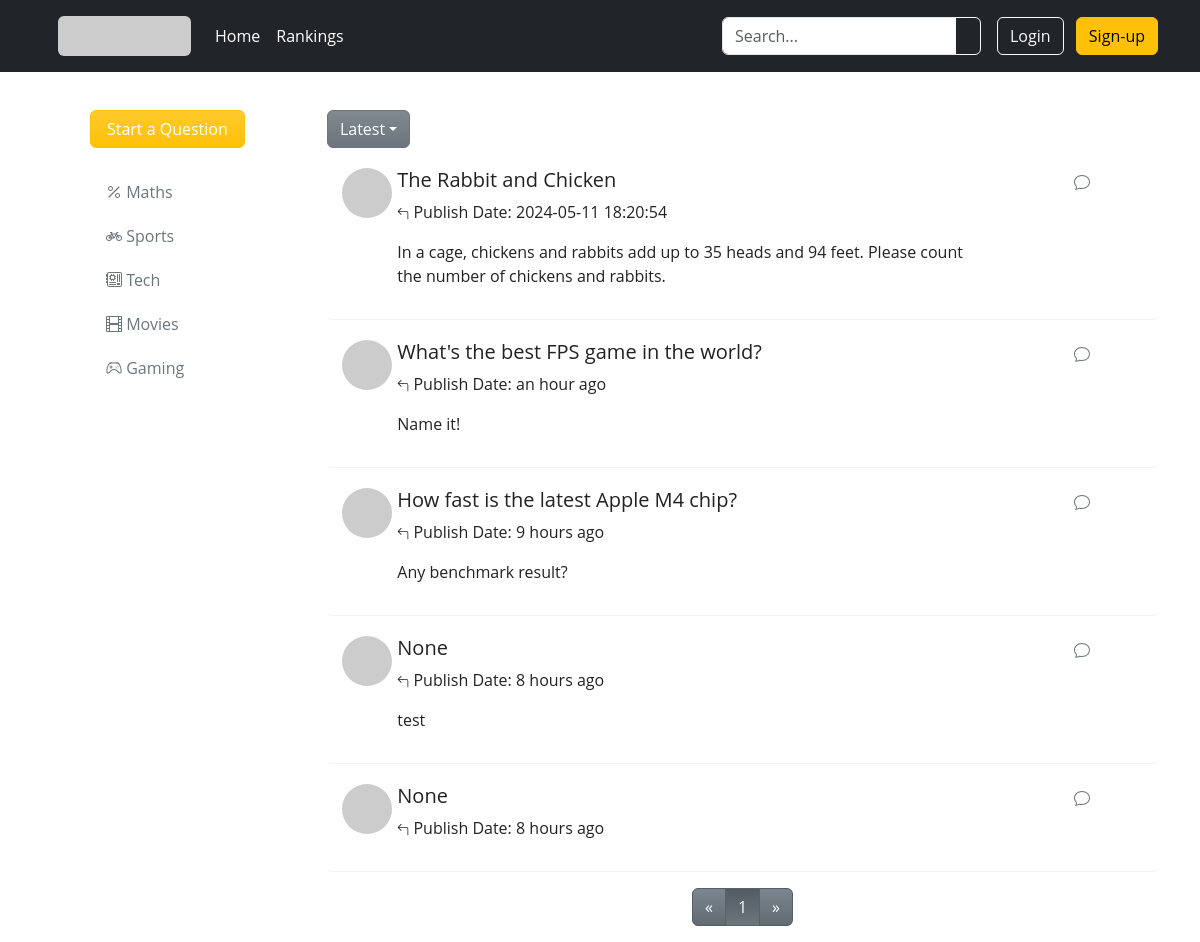
The page / on the database its author committed.
### app/models.py (models this page shows, shortened)
class Category(db.Model):
    id = db.Column(db.Integer, primary_key=True)
    name = db.Column(db.String(32), unique=True)
    iconClass = db.Column(db.String(32))
    posts = db.relationship('Post', backref='category', lazy='dynamic')

class Post(db.Model):
    id = db.Column(db.Integer, primary_key=True)
    title = db.Column(db.String(64))
    body = db.Column(db.String(1024))
    timestamp = db.Column(db.DateTime, index=True, default=datetime.utcnow)
    author_id = db.Column(db.Integer, db.ForeignKey('user.id'), index=True)
    category_id = db.Column(db.Integer, db.ForeignKey('category.id'), index=True)
    comments = db.relationship('Comment', backref='post', lazy='dynamic')
    is_solved = db.Column(db.Boolean, default=False)

### app/routes.py (the view)
@app.route('/')
def index():
    page = request.args.get('page', 1, type=int)
    paginate = Post.query.paginate(page=int(page), per_page=7)
    categories = Category.query.all()
    return render_template('index.html', user=current_user, categories=categories, paginate=paginate)

### app/templates/index.html (shortened to what this page needs)
{% extends "base.html" %}
{% block style %}
<link rel="stylesheet" href="{{ url_for('static', filename='css/index.css') }}" />
{% endblock %}
{% block main %}
<div class="container">
    <div class="row clearfix">
        <div class="homepage-nav col-md-3 column">
            <a class="btn btn-warning bg-gradient text-white px-3 mx-5" href="{{ url_for('newDiscussion') }}">Start a Question</a>
            <ul class="nav flex-column mt-4 mx-5">
                {% for category in categories %}
                <li class="nav-item mb-1">
                    <a class="nav-link text-secondary" href="?category={{ category.id }}">
                        <i class="{{ category.iconClass }}"></i>
                        <span class="Button-label">{{ category.name }}</span>
                    </a>
                </li>
                {% endfor %}
            </ul>
        </div>
        <div class="homepage-results col-md-9 column">
            <div class="dropdown">
                <button type="button" class="btn btn-secondary bg-gradient dropdown-toggle" data-bs-toggle="dropdown">Latest</button>
            </div>
            {% if paginate.total == 0 %}
            <h4 class="text-center mt-4" role="alert">
                No discussions found.
            </h4>
            {% else %}
            <ul class="discussion-list list-unstyled">
                {% for post in paginate.items %}
                <li>
                    <div class="row clearfix">
                        <div class="col-md-10 column row clearfix">
                            <div class="col-md-1 column">
                                <img alt="50x50" src='https://placehold.co/50x50' class="rounded-circle" style="width: 50px; height: 50px;" />
                            </div>
                            <div class="col-md-11">
                                <h5>
                                    {{ post.title }}
                                </h5>
                                <p>
                                     Publish Date: <span id="humanTimestamp_{{ post.id }}"></span>
                                </p>
                                <p>
                                    {{ post.body }}
                                </p>
                            </div>
                        </div>
                        <div class="col-md-2 column">
                            <div class="row clearfix">
                                <div class="col-md-6 column">
                                </div>
                                <div class="col-md-6 column text-secondary">
                                    <p>
                                    </p>
                                </div>
                            </div>
                        </div>
                    </div>
                </li>
                {% endfor %}
            </ul>
            <ul class="pagination justify-content-center">
                <li {% if not paginate.has_prev %}class="page-item disabled" {% else %}class="page-item" {% endif %}><a class="page-link" href="{{ url_for('index') }}?page={{ paginate.prev_num }}" aria-label="Previous"><span aria-hidden="true">&laquo;</span></a></li>
                {% for num in range(1, paginate.pages+1) %}
                <li {% if num==paginate.page %}class="page-item active" {% else %}class="page-item" {% endif %}><a class="page-link" href="{{ url_for('index') }}?page={{ num }}">{{ num }}</a></li>
                {% endfor %}
                <li {% if not paginate.has_next %}class="page-item disabled" {% else %}class="page-item" {% endif %}><a class="page-link" href="{{ url_for('index') }}?page={{ paginate.next_num }}" aria-label="Next"><span aria-hidden="true">&raquo;</span></a></li>
            </ul>
            {% endif %}
        </div>
    </div>
</div>
{% endblock %}

### app/templates/base.html (shortened to what this page needs)
<!DOCTYPE html>
<html lang="en">
<head>
    <link href="https://cdn.jsdelivr.net/npm/bootstrap@5.3.3/dist/css/bootstrap.min.css" rel="stylesheet">
    <link rel="stylesheet" href="https://cdn.jsdelivr.net/npm/bootstrap-icons@1.11.3/font/bootstrap-icons.min.css">
    <link rel="stylesheet" href="{{ url_for('static', filename='css/base.css') }}" />
    {% block style %}{% endblock %}
</head>
<body>
    <header class="p-3 bg-dark text-white fixed-top">
        <div class="container">
            <div class="d-flex flex-wrap align-items-center justify-content-center justify-content-lg-start">
                <a href="/" class="d-flex align-items-center mb-2 mb-lg-0 mx-3 text-white text-decoration-none">
                    <img alt="logo" src="https://placehold.co/133x40" class="rounded" />
                </a>
                <ul class="nav col-12 col-lg-auto me-lg-auto mb-2 justify-content-center mb-md-0">
                    <li><a href="/" class="nav-link px-2 text-white">Home</a></li>
                    <li><a href="#" class="nav-link px-2 text-white">Rankings</a></li>
                </ul>
                <form class="col-12 col-lg-auto mb-3 mb-lg-0 me-lg-3" method="get" action="{{ url_for('search') }}">
                    <div class="input-group">
                        <input type="search" class="form-control form-control-dark" placeholder="Search..." aria-label="Search" name="search_keywords">
                        <button class="btn btn-outline-light" type="submit">
                        </button>
                    </div>
                </form>
                <div class="text-end">
                    {% if current_user.is_authenticated %}
                    <div class="user-info">
                        <span class="text-light me-3">Welcome, {{ current_user.username }}</span>
                        <span class="text-light me-3">Credits: {{ current_user.credit }}</span>
                        <a class="btn btn-warning" href="{{ url_for('logout') }}">Log Out</a>
                    </div>
                    {% else %}
                    <button type="button" id="loginButton" class="btn btn-outline-light me-2" data-bs-toggle="modal" data-bs-target="#ModalToggle">Login</button>
                    <button type="button" class="btn btn-warning" data-bs-toggle="modal" data-bs-target="#staticBackdrop">Sign-up</button>
                    {% endif %}
                </div>
            </div>
        </div>
    </header>
    <main>
        {% block main %}{% endblock %}
    </main>
</body>
</html>

### app/static/css/base.css (style rules this page uses)
* { box-sizing: border-box; margin: 0; padding: 0; }
body { font-family: 'Open Sans', sans-serif; color: #222; overflow-x: hidden; }

### app/static/css/index.css (style rules this page uses)
main { margin-top: 110px; }
.discussion-list li { padding: 20px 15px 15px 15px; border-bottom: 1px solid #9f9f9f24; border-radius: 5px; transition: all 0.2s ease-in-out; }
.pagination .page-link { color: #fff; background-color: #6c757d; background-image: linear-gradient(180deg, #7b8690, #626b72); border: 1px solid #575f66; transition: all 0.2s; }
.pagination .page-item.active .page-link { background-color: #545b62; background-image: linear-gradient(180deg, #545b62, #6c757d); border-color: #596168; }

### rows shown on the page
Category: name "Maths"
Category: name "Sports"
Category: name "Tech"
Category: name "Movies"
Category: name "Gaming"
Post: title "The Rabbit and Chicken", body "In a cage, chickens and rabbits add up to 35 heads and 94 feet. Please count the number of chickens and rabbits."
Post: title "What's the best FPS game in the world?", body "Name it!"
Post: title "How fast is the latest Apple M4 chip?", body "Any benchmark result?"
Post: title "None", body "test"
Post: title "None"

### other values the page prints
{{ num }} "1"
